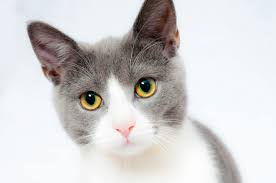
#> input picture encryption/images.jpg, 276 x 183 px
$ jupyter execute --allow-errors pixel_pertubution.ipynb
#> lines starting #> are read from the running program, lines starting #| are printed output that depends on the picture
### encryption/forward_pass.py
# %%
import numpy as np
import math

# %%
def update_df(R:float , c , d):
    f = np.int64(R)
    z= c %32
    if z!=0:
        d = (c << (d%z))^d
    else:
        d= d^c
    d = d^ (d<<21)
    d = d ^ (d>>35)
    d  =d ^ (d<<4)

    return [f ,d]

# %%
update_df(2.345647768 , 157 , 524592858)

# %%
# ---- Main: Substitute function (forward + backward) ----
def Substitute(B):
    """
    Forward and backward substitution for one image block.
    B: list/array of pixel values [b1, b2, ..., bn]
    Returns: list of final substituted pixels (out)
    """
    n = len(B)
    out1 = []

    # --- Forward pass ---
    f = np.int64(1)  # initial f (non-zero)
    d = np.int64(1)  # initial d (non-zero)

    for bi in B:
        R = 17.32 * math.sqrt(abs(d) / (4 * abs(f) + 1e-9))

        k = int(R) % 256
        si = k ^ bi
        out1.append(si)
        f, d = update_df(R, bi, d)

    # --- Backward pass ---
    out = []
    f = np.int64(1)  # re-initialize f
    d = np.int64(1)  # re-initialize d

    for si in reversed(out1):  # process from right to left
        R = 17.32 * math.sqrt(abs(d) / (4 * abs(f) + 1e-9))

        k = int(R) % 256
        ci = k ^ si
        out.insert(0, ci)  # prepend to maintain original order
        f, d = update_df(R, si, d)

    return out


# %%
# [33 lines left out: function Substitute_Inv, not called in this run]


# %%
# --- Global seeds (will be set inside perturbation) ---
Seed_r = np.int64(0)
Seed_c = np.int64(0)

# [150 lines left out: functions Randomize, Update, Perturbation, Perturbation_Inv, not called in this run]

### encryption/logistic_map.py
import numpy as np
from SHA_function import create_sha_key
import math


# take hash value in list and input and returns the r and x value as array
def calculate_r_and_x(password):
    h= list(create_sha_key(password))
    r = 0
    x  = 0

    r_star = 0
    for i in range(32):
        value = int(h[i], 16)  # convert hex to integer
        r_star += value * math.log(math.pow(256, 32 - i))
    x_star = 0
    x_star = 0
    for i in range(33, 65): # Corresponds to i from 33 to 64
        value = int(h[i-1], 16) # h is 0-indexed
        x_star += value * math.log(math.pow(256, 64 - i))
    x = x_star - int(x_star)
    r = 3.57 + (r_star - int(r_star) )*0.43
    return [x , r]

### encryption/pixel_pertubution.ipynb
[cell 1]
import numpy as np
from logistic_map import calculate_r_and_x
from PIL import Image
from forward_pass import Perturbation ,  Substitute

[cell 2]
image = Image.open(r'images.jpg').convert("L")
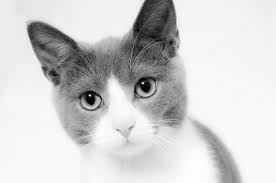
#> image: PIL image 276x183 L; min 0, max 255, mean 208.6

image_array = np.asarray(image)

[cell 3]
image_array.shape
#> Out = (183, 276)

#> (a cell that did not finish here is left out)


[cell 5]
matrix_T_rows = []
for row in image_array:
    substituted_row = Substitute(row)
    matrix_T_rows.append(substituted_row)
#> this loop made 183 passes
#> n in Substitute on pass 1: 276

[cell 6]
T = np.array(matrix_T_rows)
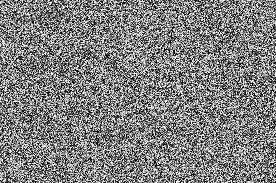
#> T: shape (183, 276) int64; min 0, max 255, mean 127.8
